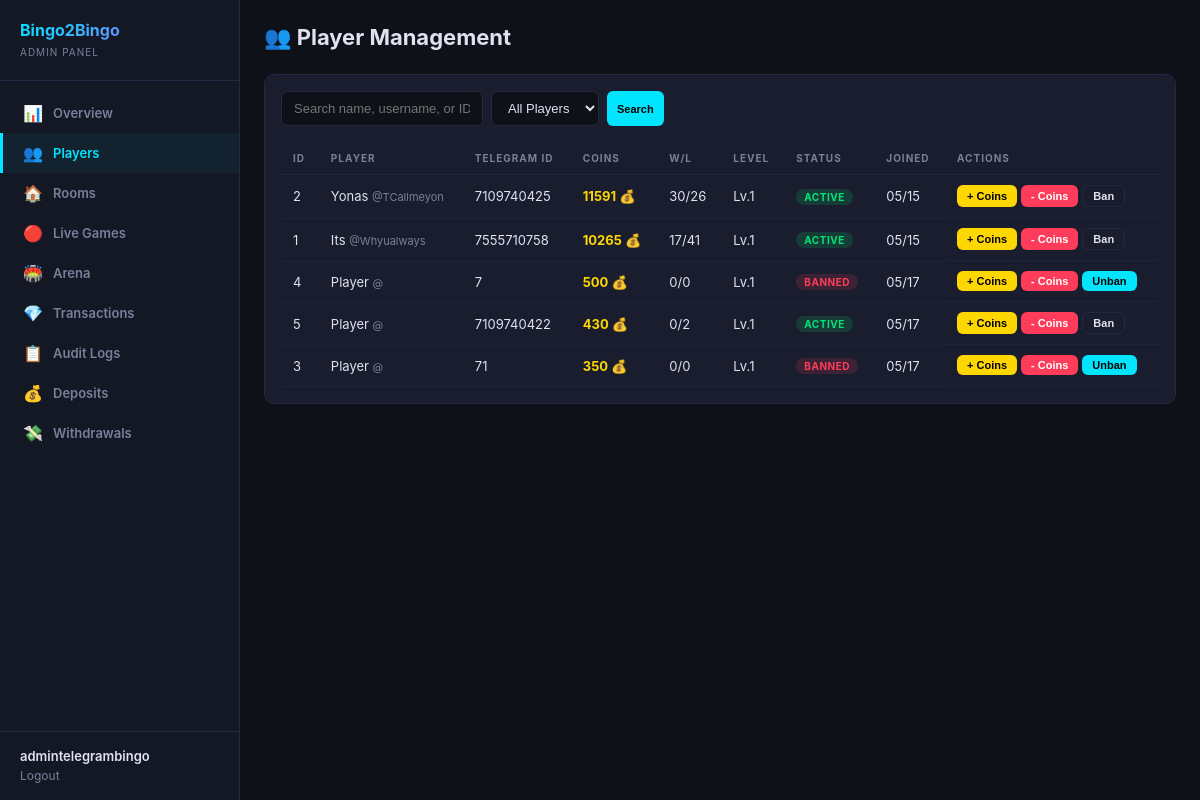
The page /dashboard/players/ (signed in) on the database as committed earlier.
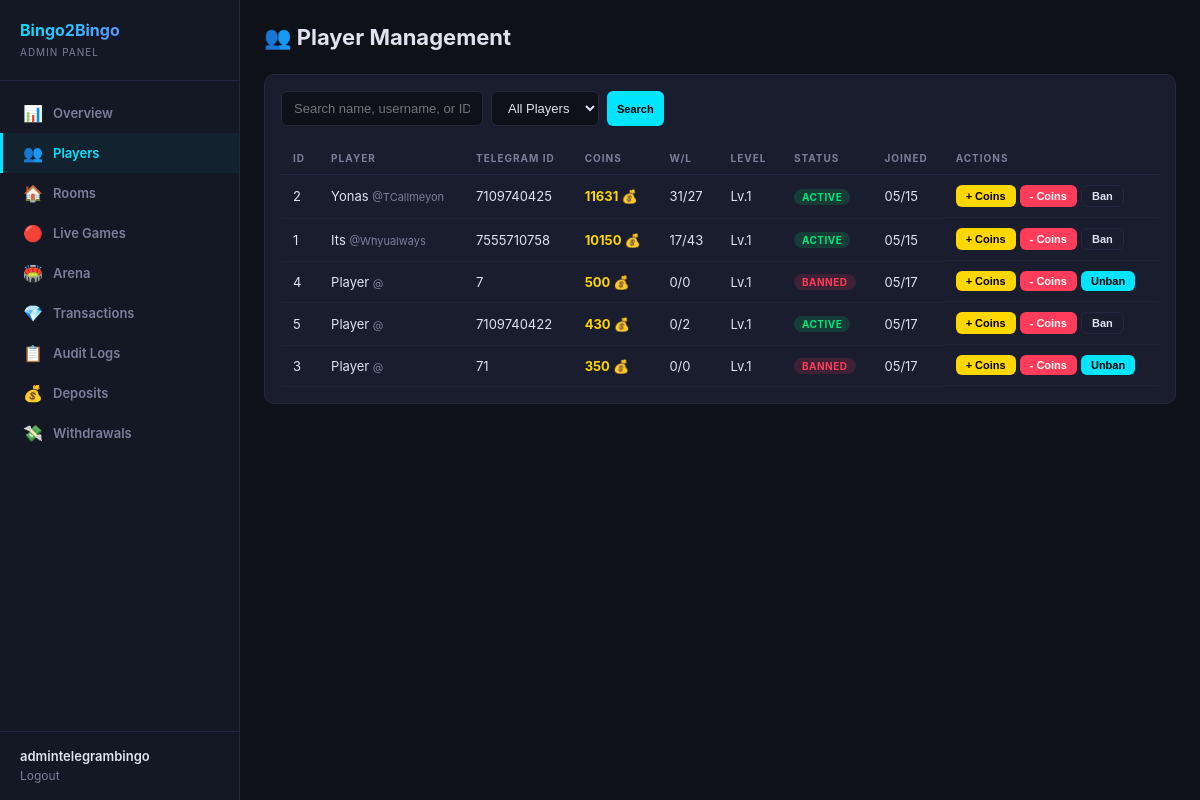
The same page on the database as committed later.
### users/models.py (models this page shows, shortened)
class Player(models.Model):
    telegram_id = models.BigIntegerField(unique=True, db_index=True)
    username = models.CharField(max_length=255, blank=True, default='')
    first_name = models.CharField(max_length=255, blank=True, default='')
    phone_number = models.CharField(max_length=20, blank=True, default='')
    coins = models.BigIntegerField(default=10)
    wins = models.IntegerField(default=0)
    losses = models.IntegerField(default=0)
    games_played = models.IntegerField(default=0)
    xp = models.BigIntegerField(default=0)
    level = models.IntegerField(default=1)
    referral_code = models.CharField(max_length=32, unique=True, blank=True)
    invited_by = models.ForeignKey(
        'self', null=True, blank=True,
        on_delete=models.SET_NULL,
        related_name='invitees'
    )
    is_banned = models.BooleanField(default=False)
    last_daily_bonus = models.DateTimeField(null=True, blank=True)
    created_at = models.DateTimeField(default=timezone.now)
    class Meta:
        verbose_name = 'Player'
        verbose_name_plural = 'Players'
        ordering = ['-coins']

### dashboard/views.py (the view)
# urls.py: path('players/', views.players, name='players'),
@admin_required
def players(request):
    search = request.GET.get('search', '')
    status_filter = request.GET.get('status', 'all')
    players_qs = Player.objects.all()
    if search:
        players_qs = players_qs.filter(
            Q(first_name__icontains=search) |
            Q(username__icontains=search) |
            Q(telegram_id__icontains=search)
        )
    if status_filter == 'banned':
        players_qs = players_qs.filter(is_banned=True)
    elif status_filter == 'active':
        players_qs = players_qs.filter(is_banned=False)
    players_list = list(players_qs.order_by('-coins')[:100])
    return render(request, 'dashboard/players.html', {
        'players': players_list,
        'search': search,
        'status_filter': status_filter,
    })

### dashboard/auth.py (called while the page is built)
def admin_required(view_func):
    @wraps(view_func)
    def wrapper(request, *args, **kwargs):
        if not request.user.is_authenticated:
            return redirect('dashboard:login')
        if not request.user.is_staff and not request.user.is_superuser:
            messages.error(request, 'Access denied. Staff only.')
            return redirect('dashboard:login')
        return view_func(request, *args, **kwargs)
    return wrapper

### dashboard/templates/dashboard/players.html (shortened to what this page needs)
{% extends 'dashboard/base.html' %}
{% block content %}
<div class="header">
  <h1>👥 Player Management</h1>
</div>
<div class="card">
  <form class="toolbar" method="GET">
    <input type="text" name="search" placeholder="Search name, username, or ID..." value="{{ search }}">
    <select name="status">
      <option value="all" {% if status_filter == 'all' %}selected{% endif %}>All Players</option>
    </select>
    <button type="submit" class="btn btn-cyan btn-sm">Search</button>
  </form>
  <table>
    <thead>
      <tr><th>ID</th><th>Player</th><th>Telegram ID</th><th>Coins</th><th>W/L</th><th>Level</th><th>Status</th><th>Joined</th><th>Actions</th></tr>
    </thead>
    <tbody>
    {% for p in players %}
    <tr>
      <td>{{ p.id }}</td>
      <td>{{ p.first_name }} <span style="color:var(--muted);font-size:11px;">@{{ p.username|default:"" }}</span></td>
      <td>{{ p.telegram_id }}</td>
      <td style="color:var(--gold);font-weight:700;">{{ p.coins }} 💰</td>
      <td>{{ p.wins }}/{{ p.losses }}</td>
      <td>Lv.{{ p.level }}</td>
      <td>
        {% if p.is_banned %}<span class="badge badge-danger">Banned</span>
        {% else %}<span class="badge badge-success">Active</span>{% endif %}
      </td>
      <td>{{ p.created_at|date:"m/d" }}</td>
      <td style="display:flex;gap:4px;flex-wrap:wrap;">
        <button class="btn btn-gold btn-sm" onclick="openCoinModal({{ p.id }}, '{{ p.first_name|escapejs }}', 'add')">+ Coins</button>
        <button class="btn btn-red btn-sm" onclick="openCoinModal({{ p.id }}, '{{ p.first_name|escapejs }}', 'deduct')">- Coins</button>
        {% if p.is_banned %}
        <button class="btn btn-cyan btn-sm" onclick="toggleBan({{ p.id }})">Unban</button>
        {% else %}
        <button class="btn btn-outline btn-sm" onclick="toggleBan({{ p.id }})">Ban</button>
        {% endif %}
      </td>
    </tr>
    {% empty %}
    <tr><td colspan="9" style="text-align:center;color:var(--muted);padding:32px;">No players found</td></tr>
    {% endfor %}
    </tbody>
  </table>
</div>
{% endblock %}

Rows that differ between the two databases and show on the page:
changed Player "Yonas": coins "11591" → "11631"; wins "30" → "31"; losses "26" → "27"
changed Player "Its": coins "10265" → "10150"; losses "41" → "43"
